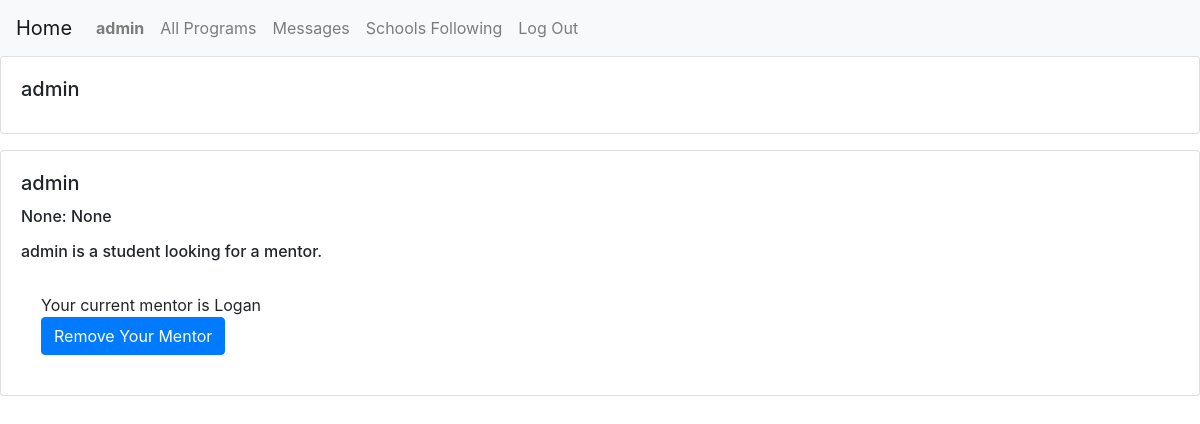
The app's page /userprofile/2 (signed in), older data.
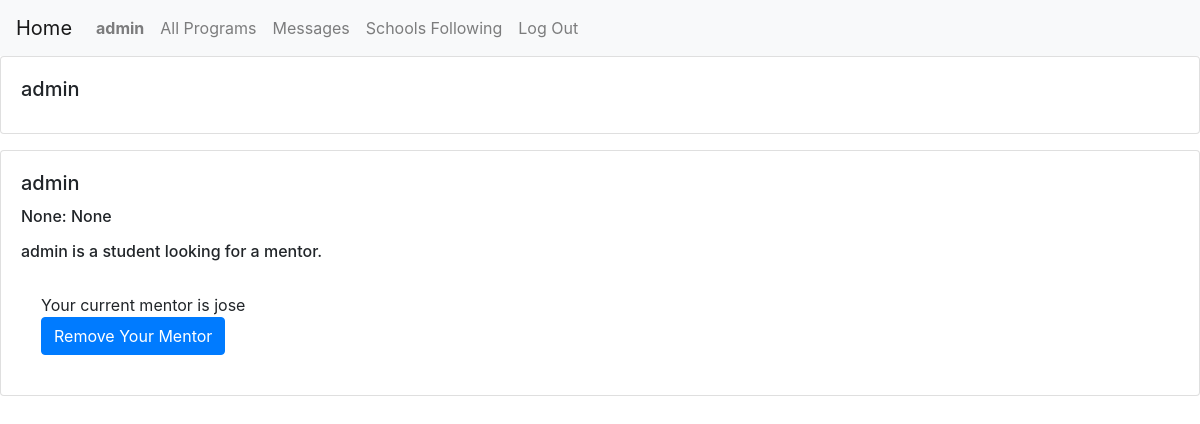
The same page, newer data.
### alternativeSuccess/models.py (models this page shows)
class User(AbstractUser):
    following = models.ManyToManyField("School", related_name="schools_followed", default=None)
    program = models.ForeignKey("Program", default=None, null=True, on_delete=models.CASCADE, related_name="studentsprogram")
    isMentor = models.BooleanField(blank=True, default=False)
    mentor = models.ForeignKey("User", blank=True, default=None, null=True, on_delete=models.CASCADE, related_name="studentsmentor")

### alternativeSuccess/views.py (the view)
# urls.py: path("userprofile/<int:studentID>", views.userprofile, name="userprofile"),
@login_required
def userprofile(request, studentID):
    student = User.objects.get(id=studentID)
    programschool = None
    try:
        programschool = student.program.school.name
    except:
        pass
    programname = None
    try:
        programname = student.program.name
    except:
        pass
    return render(request, "alternativeSuccess/userprofile.html", {
        "studentID": student.id,
        "programschool": programschool,
        "programname": programname,
        "studentname": student.username,
        "isMentor": student.isMentor,
        "studentemail": student.email,
    })

### alternativeSuccess/templates/alternativeSuccess/userprofile.html (shortened to what this page needs)
{% extends "alternativeSuccess/layout.html" %}
{% block body %}
    <div class="card mb-3">
        <div class="row no-gutters">
            <div class="card-body">
                <h5 class="card-title">
                    {{ studentname }}
                </h5>
            </div>
        </div>
    </div>
    <div id="studentInfo">
        {% if user.is_authenticated %}
            <div class="card mb-3">
                <div class="row no-gutters">
                    <div class="card-body">
                        <h5 class="card-title">
                            {{ studentname }}
                        </h5>
                        <h6 class="card-title">
                            <p>{{ programschool }}: {{ programname }}</p>
                            {% if isMentor %}
                                {{ studentname }} is a mentor. Contact them at {{ studentemail }}
                            {% else %}
                                {{ studentname }} is a student looking for a mentor.
                            {% endif %}
                        </h6>
                        {% if isMentor and user.username == studentname %}
                            <div class="card-body">
                                <form action="{% url 'addMentee' user.username %}" method="post">
                                    {% csrf_token %}
                                    Add Mentee
                                    <div class="form-group">
                                        <input autofocus class="form-control" type="text" name="menteeName" placeholder="">
                                    </div>
                                    <input class="btn btn-primary" type="submit" value="Mentor Student">
                                </form>
                            </div>
                        {% elif isMentor == False and user.username == studentname and user.mentor != None %}
                            <div class="card-body">
                                <form action="{% url 'removeMentor' user.username %}" method="post">
                                    Your current mentor is {{ user.mentor }}
                                    <input class="btn btn-primary" type="submit" value="Remove Your Mentor">
                                </form>
                            </div>
                        {% endif %}
                    </div>
                </div>
        {% endif %}
    </div>
{% endblock %}

### alternativeSuccess/templates/alternativeSuccess/layout.html (shortened to what this page needs)
{% load static %}
<!DOCTYPE html>
<html lang="en">
    <head>
        <link rel="stylesheet" href="https://stackpath.bootstrapcdn.com/bootstrap/4.4.1/css/bootstrap.min.css">
        <link rel="stylesheet" href="https://cdnjs.cloudflare.com/ajax/libs/font-awesome/4.7.0/css/font-awesome.min.css">
        <link href="{% static 'alternativeSuccess/styles.css' %}" rel="stylesheet">
    </head>
    <body>
        <nav class="navbar navbar-expand-lg navbar-light bg-light">
            <a class="navbar-brand" href="#">Home</a>
            <div>
              <ul class="navbar-nav mr-auto">
                {% if user.is_authenticated %}
                    <li class="nav-item">
                        <a class="nav-link" href="{% url 'userprofile' user.id %}"><strong>{{ user.username }}</strong></a>
                    </li>
                {% endif %}
                <li class="nav-item">
                  <a class="nav-link" href="{% url 'index' %}">All Programs</a>
                </li>
                {% if user.is_authenticated %}
                    <li class="nav-item">
                        <a class="nav-link" href="{% url 'chatindex' %}">Messages</a>
                    </li>
                    <li class="nav-item">
                        <a class="nav-link" href="{% url 'following' %}">Schools Following</a>
                    </li>
                    <li class="nav-item">
                        <a class="nav-link" href="{% url 'logout' %}">Log Out</a>
                    </li>
                {% endif %}
              </ul>
            </div>
          </nav>
        <div class="body">
            {% block body %}
            {% endblock %}
        </div>
    </body>
</html>

Row changes from the older to the newer data that the page shows:
changed User "admin": mentor "Logan" → "jose"
